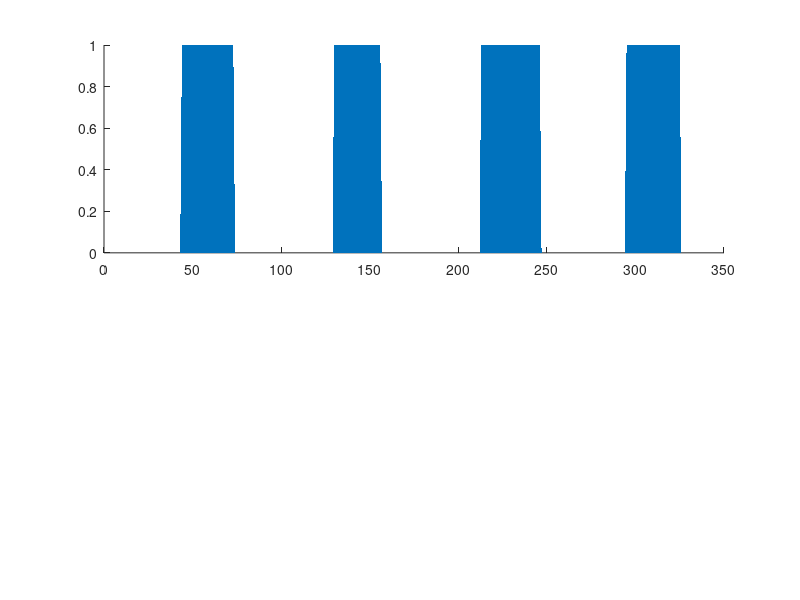

This chart was generated by the following MATLAB code: (Note: this script raises an error after producing the figure.)
clear
%%
load('SAAAT_session_summary_073123.mat')
save_folder = 'D:\BCM_projects\TCA_project2\SAAAT_preprocess_matlab\session_performance_analysis';
if ~exist(save_folder, 'dir')
   mkdir(save_folder)
end
listing = dir('Y:\Users\hsrivastava\Ephys\AE_trained_Behaving');
listing = listing(~ismember({listing.name},{'.','..'}));
folder_path_EphysRaw = cell(0);
for i = 1:numel(listing)
    sub_listing = dir(fullfile(listing(i).folder,listing(i).name));
    sub_listing = sub_listing(~ismember({sub_listing.name},{'.','..'}));
    for j = 1:numel(sub_listing)
        subsub_listing = dir(fullfile(sub_listing(j).folder,sub_listing(j).name));
        subsub_listing = subsub_listing(~ismember({subsub_listing.name},{'.','..','__pycache__'}));
        destination = subsub_listing( contains({subsub_listing.name},"W3") & ...
            [subsub_listing.isdir]).name; 
        folder_path_EphysRaw{end+1} = fullfile(subsub_listing(1).folder, destination); %#ok
    end
end
%%
wbar = waitbar(0,'Start Processing...');
for i = 1:numel(session_summary.file_path_PARAMS) %!
    close
    waitbar((i-1)/numel(session_summary.file_path_PARAMS), ...
                wbar,strcat('Processing session:',num2str(i)));
    fig1 = figure("color","white",'Position', [50 50 750 750]);
    set(fig1, 'Visible', 'off');
    subplot(2,1,1);
    hold on
    temp3 = session_summary.reward_evidednce_all{i};
    reward_evidednce_block = zeros(size(session_summary.reward_evidednce_all{i}));
    for j  = 1:numel(temp3)
        if temp3(j) == 1
            reward_evidednce_block(j:end) = 0;
        elseif temp3(j) == 2
            reward_evidednce_block(j:end) = 1;
        end
    end
    s1 = area(reward_evidednce_block,"LineStyle","none");
    alpha(s1,.4)
    temp = session_summary.hit_trials_all{i};
    MW_average = cat(1,ones(10,1),zeros(9,1));
    Hit_ratio_MW_average = filter(MW_average, sum(MW_average), temp);
    plot(Hit_ratio_MW_average,"r","LineWidth",1.5)
    xlabel("Trial number (Only include miss and hit trials)")
    ylabel("Hit to (Hit+Miss) ratio")
    temp2 = strfind(session_summary.file_path_Spikes{i},'Spikes');
    session_name = session_summary.file_path_Spikes{i}(temp2-8:temp2-1);
    title(strcat(session_name,"Hit to (Hit+Miss) ratio over blocks"),'Interpreter',"None")
    legend(["High Context Block","Hit to Hit+Miss Ratio"])
    temp3 = strrep(session_name,'_','\');
    
    cd(folder_path_EphysRaw{contains(folder_path_EphysRaw, ...
        temp3)})
    load("rez.mat","rez");
    load(session_summary.file_path_PARAMS{i})
    Fs = PARAMS.Fs;
    batch_samples = rez.ops.NT;
    dshift = rez.dshift;
    dshift_time = (1:height(dshift))'* batch_samples/Fs;
    dshift_sudo_time = [0];
    for j = 1:numel(session_summary.ds_sig_start_all{i})
        index_dshift = round(session_summary.ds_sig_start_all{i}(j)/(1000*batch_samples/Fs));
        to_concat = linspace(dshift_sudo_time(end),j,index_dshift+1-numel(dshift_sudo_time));
        dshift_sudo_time = cat(1,dshift_sudo_time,to_concat(2:end)');
    end
    subplot(2,1,2)
    min_dshift = 1.1*min(dshift,[],"all");
    max_dshift = 1.1*max(dshift,[],"all");
    hold on
    s2 = area(reward_evidednce_block*(max_dshift-min_dshift)+min_dshift,"LineStyle","none");
    alpha(s2,.2)
    plot(dshift_sudo_time,dshift(1:numel(dshift_sudo_time),:))
    % Create a sudo time axis of trial
    ylim([min_dshift,max_dshift])
    ylabel('um')
    xlabel("Trial number (Only include miss and hit trials)")
    title("Estimated drifting through trials")
    save_path = fullfile(save_folder,strcat(session_name,'_session_hit_ratio'));
    saveas(fig1,save_path)
    exportgraphics(fig1,strcat(save_path,'.jpg'),'Resolution',200)
end
close all
close(wbar)